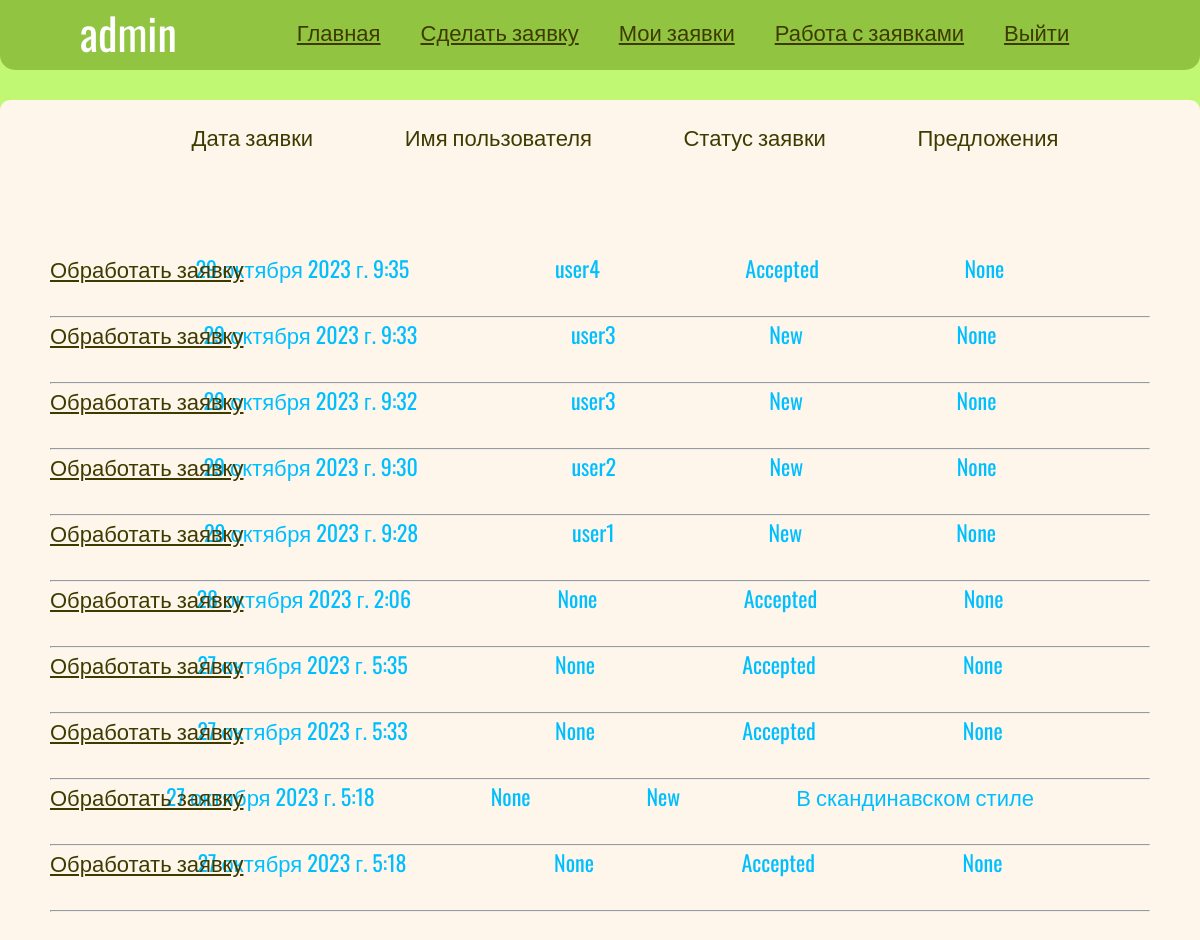
The app's page /appl_processing/ (signed in) with its own data.
### b1/models.py (models this page shows, shortened)
class User(AbstractUser):
    name = models.CharField(max_length=254, verbose_name='Имя', blank=False)
    surname = models.CharField(max_length=254, verbose_name='Фамилия', blank=False)
    patronymic = models.CharField(max_length=254, verbose_name='Отчество', blank=True)
    username = models.CharField(max_length=254, verbose_name='Логин', unique=True, blank=False)
    email = models.CharField(max_length=254, verbose_name='Почта', unique=True, blank=False)
    password = models.CharField(max_length=254, verbose_name='Пароль', blank=False)
    agreement = models.BooleanField(verbose_name='Согласие на обработку персоональных данных', blank=False,
                                    default=True)
    applications = models.ForeignKey('Application', on_delete=models.CASCADE, verbose_name='Заявки', null=True,
                                     related_name='user', blank=True)
    USERNAME_FIELD = 'username'

class Application(models.Model):
    name = models.CharField(max_length=254, verbose_name='Имя заявки', blank=True, null=True)
    description = models.CharField(max_length=254, verbose_name='Описание', blank=False)
    category = models.ForeignKey('Category', on_delete=models.CASCADE, verbose_name='Категория желаемого стиля',
                                 blank=False)
    photo = models.ImageField(max_length=254, verbose_name='Проект помещения', upload_to=get_name_file, blank=True,
                              validators=[FileExtensionValidator(allowed_extensions=['png', 'jpg', 'jpeg'])])
    STATUS_CHOISE = [
        ('New', 'Новая'),
        ('Accepted', 'Принято в работу'),
        ('Finished', 'Выполнено')
    ]
    status = models.CharField(max_length=254, verbose_name='Статус', choices=STATUS_CHOISE, default='New')
    date_creation = models.DateTimeField(auto_now_add=True, null=True)
    username = models.CharField(max_length=254, verbose_name='Логин', blank=True, null=True)
    suggestions = models.ForeignKey('Realization', on_delete=models.CASCADE, verbose_name='Предложения реализации',
                                    blank=True, null=True)

class Realization(models.Model):
    name = models.CharField(max_length=254, verbose_name='Название', blank=False,)
    description = models.CharField(max_length=254, verbose_name='Описание', blank=False)
    image = models.ImageField(max_length=254, upload_to=get_name_file, blank=True,
                              validators=[FileExtensionValidator(allowed_extensions=['png', 'jpg', 'jpeg'])])
    date_execution = models.DateTimeField(auto_now_add=True, null=True)
    def __str__(self):
        return str(self.name)

### b1/views.py (the view)
# urls.py: path('appl_processing/', ApplicationProcessingList.as_view(), name='apllication_processing'),
class ApplicationProcessingList(ListView):
    model = Application
    queryset = Application.objects.order_by('-date_creation')
    context_object_name = 'list'
    template_name = 'b1/list_applications.html'
    paginate_by = 10

### b1/templates/b1/list_applications.html
{% extends 'base.html' %}
{% block content %}
    <div class="application-header">
        <div>Дата заявки</div>
        <div>Имя пользователя</div>
        <div>Статус заявки</div>
        <div>Предложения</div>
    </div>
    {% for i in list %}
        <div class="application-body">
            <div class="data-generating">{{ i.date_creation }}</div>
            <div class="data-generating">{{i.username }}</div>
            <div class="data-generating">{{ i.status }}</div>
            <div class="data-generating">{{ i.suggestions }}</div>
        </div>
        <p class="submit_p"><a href="{% url 'processing' i.pk %}">Обработать заявку</a></p>
        <hr>
    {% endfor %}
{% endblock %}

### templates/base.html (shortened to what this page needs)
{% load static %}
<!DOCTYPE html>
<html lang="ru">
<head>
    <link rel="stylesheet" href="{% static 'css/style.css' %}">
</head>
<body>
    <nav>
        {% block navigation %}
            {% if user.is_authenticated %}
                <div class="user-name">{{ user.username }}</div>
                <div><a href="{% url 'home' %}">Главная</a></div>
                <div><a href="{% url 'createApplication' %}">Сделать заявку</a></div>
                <div><a href="{% url 'loginSuccess' %}">Мои заявки</a></div>
                {% if user.is_superuser %}
                    <div><a href="{% url 'apllication_processing' %}">Работа с заявками</a></div>
                {% endif %}
                <div><a href="{% url 'logout' %}">Выйти</a></div>
            {% else %}
                <div><a href="{% url 'home' %}">Главная</a></div>
                <div><a href="{% url 'registration' %}">Зарегистрироваться</a></div>
                <div><a href="{% url 'login' %}">Войти</a></div>
            {% endif %}
        {% endblock %}
    </nav>
    <div class="main_container">
        <div class="second_container">
            {% block content %}
            {% endblock %}
        </div>
    </div>
</body>
</html>

### static/css/style.css (style rules this page uses)
* { margin:0; padding: 0; box-sizing: content-box; font-size: 22px; font-family: 'Oswald', sans-serif; color:rgb(63, 59, 0); }
body { background-color: rgb(192, 247, 115); font-size:100px; }
nav { width:100vw; height:70px; position:fixed; display:flex; justify-content: left; background-color: rgb(144, 196, 65); border-bottom-left-radius: 15px; border-bottom-right-radius: 15px; }
nav>div { padding:0 20px; margin-top: 0px; font-size: 34px; }
nav>div:nth-child(1) { margin-left:60px; }
.main_container { display:flex; }
.second_container { width:1200px; height:3000px; margin: 100px auto 30px; background-color: rgb(255, 246, 235); border-radius: 10px; font-family: 'Barlow', sans-serif; font-weight: 400; padding:20px 50px; }
.user-name { color: white; font-size: 44px; padding-right:100px; }
.application-header { display: flex; justify-content: space-evenly; margin-bottom: 100px; }
.application-header > div:first-child { margin-left: 50px; }
.application-body { display: flex; justify-content: space-evenly; }
.data-generating { color: #00BFFF; }
.submit_p { position:relative; top: -32px; }

### records on screen
User: username "admin"
Application: date_creation "29 октября 2023 г. 9:35", username "user4", status "Accepted", suggestions "None"
Application: date_creation "29 октября 2023 г. 9:33", username "user3", status "New", suggestions "None"
Application: date_creation "29 октября 2023 г. 9:32", username "user3", status "New", suggestions "None"
Application: date_creation "29 октября 2023 г. 9:30", username "user2", status "New", suggestions "None"
Application: date_creation "29 октября 2023 г. 9:28", username "user1", status "New", suggestions "None"
Application: date_creation "28 октября 2023 г. 2:06", username "None", status "Accepted", suggestions "None"
Application: date_creation "27 октября 2023 г. 5:35", username "None", status "Accepted", suggestions "None"
Application: date_creation "27 октября 2023 г. 5:33", username "None", status "Accepted", suggestions "None"
Application: date_creation "27 октября 2023 г. 5:18", username "None", status "New", suggestions "В скандинавском стиле"
Application: date_creation "27 октября 2023 г. 5:18", username "None", status "Accepted", suggestions "None"
